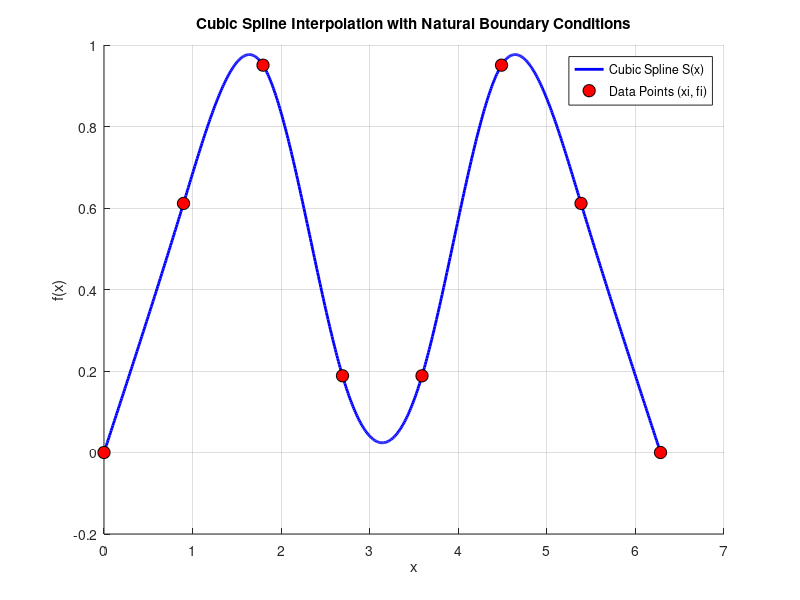

MATLAB code for this plot:
% 주어진 데이터
xi = linspace(0, 2*pi, 8);
f  = sin(xi).*sin(xi);

n = length(xi);

% 1. h_k (구간 길이)와 b_k (차분) 계산
h = zeros(n-1, 1); % h(k) = xi(k+1) - xi(k)
b_diff = zeros(n-1, 1); % b_diff(k) = f(k+1) - f(k)

for k = 1 : n-1
    h(k) = xi(k+1) - xi(k);
    b_diff(k) = f(k+1) - f(k);
end

% 2. b1_k
b1 = zeros(n, 1); % b1은 n x 1
for k = 2 : n-1 % k=2부터 n-1까지 (2, 3, 4, 5)
    % C_k에 대한 연립방정식의 우변 b1_k
    b1(k) = 3 * (b_diff(k)/h(k) - b_diff(k-1)/h(k-1));
end

% 자연 스플라인 경계 조건: c_1 = 0, c_n = 0
% A*c = b1에서 첫 번째와 마지막 행이 c_1=0과 c_n=0을 의미
b1(1) = 0;   % A(1,1) * c(1) = 0
b1(n) = 0;   % A(n,n) * c(n) = 0

% 3. 계수 행렬 A (n x n) 구성
A = zeros(n, n);

% 경계 조건 (c_1 = 0, c_n = 0)
A(1, 1) = 1;      % 1행: c_1 = 0
A(n, n) = 1;      % n행: c_n = 0

% 내부 점 (k = 2 to n-1)
for k = 2 : n-1
    A(k, k-1) = h(k-1);
    A(k, k)   = 2 * (h(k-1) + h(k));
    A(k, k+1) = h(k);
end

% A, b1, c 계산
A
b1
c = A \ b1

d = zeros(n-1, 1);
for k = 1 : n-1
    d(k) = (c(k+1) - c(k)) / (3 * h(k));
end

d

% 5. b_k 계수 계산
% b(k)는 n-1개 (k=1 to n-1)
b = zeros(n-1, 1);
for k = 1:n-1
    b(k) = (f(k+1)-f(k))/h(k) - h(k)/3 * (2*c(k) + c(k+1));
end

b

k_val = 2;
s2 = @(x) f(k_val) + b(k_val)*(x-xi(k_val)) + c(k_val)*(x-xi(k_val))^2 + d(k_val)*(x-xi(k_val))^3

s2(2.25)



x_plot = [];
y_spline = [];

for k = 1 : n-1
    % 구간 [xi(k), xi(k+1)]에 대해 촘촘한 x 벡터 생성
    x_segment = linspace(xi(k), xi(k+1), 100)';

    % delta_x = x - x_k
    delta_x = x_segment - xi(k);

    % S_k(x) = f_k + b_k*(x-x_k) + c_k*(x-x_k)^2 + d_k*(x-x_k)^3
    % MATLAB 인덱스: f(k), b(k), c(k), d(k) 사용
    y_segment = f(k) + b(k) .* delta_x + c(k) .* (delta_x.^2) + d(k) .* (delta_x.^3);

    % 전체 플롯 데이터에 추가
    x_plot = [x_plot; x_segment];
    y_spline = [y_spline; y_segment];
end

% 4. 그래프 출력
figure; % 새로운 그래프 창 열기
hold on; % 기존 플롯을 유지하며 새로운 플롯 추가

% 3차 스플라인 곡선 (파란색 실선)
plot(x_plot, y_spline, 'b-', 'LineWidth', 2, 'DisplayName', 'Cubic Spline S(x)');

% 원본 데이터 포인트 (빨간색 마커)
scatter(xi, f, 'r', 'filled', 'MarkerFaceColor', 'r', 'MarkerEdgeColor', 'k', 'SizeData', 80, 'DisplayName', 'Data Points (xi, fi)');

% 축 및 제목 설정
title('Cubic Spline Interpolation with Natural Boundary Conditions');
xlabel('x');
ylabel('f(x)');
legend('Location', 'best');
grid on;


hold off;

